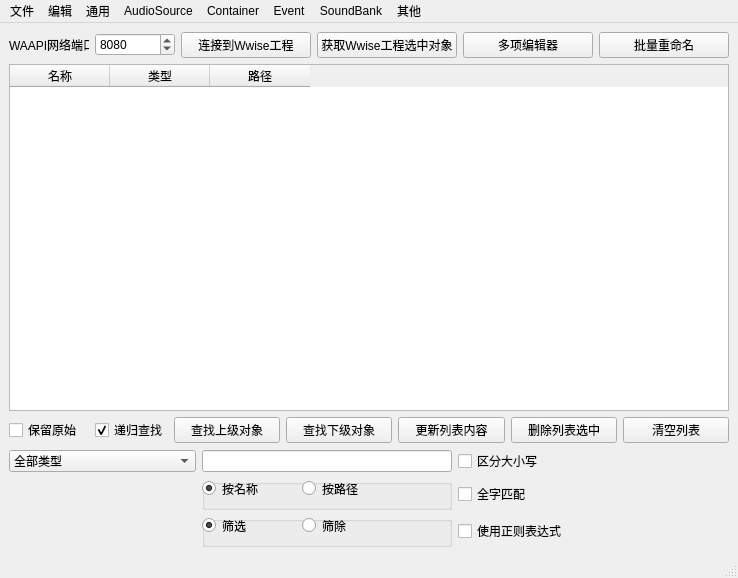
<?xml version="1.0" encoding="UTF-8"?>
<ui version="4.0">
 <class>MainWindow</class>
 <widget class="QMainWindow" name="MainWindow">
  <property name="geometry">
   <rect>
    <x>0</x>
    <y>0</y>
    <width>738</width>
    <height>578</height>
   </rect>
  </property>
  <property name="windowTitle">
   <string>WAAPI工具集</string>
  </property>
  <widget class="QWidget" name="centralwidget">
   <layout class="QVBoxLayout" name="verticalLayout">
    <item>
     <layout class="QHBoxLayout" name="horizontalLayout">
      <item>
       <widget class="QLabel" name="lblWaapiPort">
        <property name="maximumSize">
         <size>
          <width>80</width>
          <height>16777215</height>
         </size>
        </property>
        <property name="text">
         <string>WAAPI网络端口</string>
        </property>
       </widget>
      </item>
      <item>
       <widget class="QSpinBox" name="spbWaapiPort">
        <property name="maximumSize">
         <size>
          <width>80</width>
          <height>16777215</height>
         </size>
        </property>
        <property name="minimum">
         <number>1000</number>
        </property>
        <property name="maximum">
         <number>9999</number>
        </property>
        <property name="value">
         <number>8080</number>
        </property>
       </widget>
      </item>
      <item>
       <widget class="QPushButton" name="btnWaapiConnect">
        <property name="text">
         <string>连接到Wwise工程</string>
        </property>
       </widget>
      </item>
      <item>
       <widget class="QPushButton" name="btnGetSelectedObjects">
        <property name="text">
         <string>获取Wwise工程选中对象</string>
        </property>
       </widget>
      </item>
      <item>
       <widget class="QPushButton" name="btnMultiEditor">
        <property name="text">
         <string>多项编辑器</string>
        </property>
       </widget>
      </item>
      <item>
       <widget class="QPushButton" name="btnBatchRename">
        <property name="text">
         <string>批量重命名</string>
        </property>
       </widget>
      </item>
     </layout>
    </item>
    <item>
     <widget class="QTableWidget" name="tblActiveObjects">
      <property name="editTriggers">
       <set>QAbstractItemView::NoEditTriggers</set>
      </property>
      <column>
       <property name="text">
        <string>名称</string>
       </property>
      </column>
      <column>
       <property name="text">
        <string>类型</string>
       </property>
      </column>
      <column>
       <property name="text">
        <string>路径</string>
       </property>
      </column>
     </widget>
    </item>
    <item>
     <layout class="QHBoxLayout" name="horizontalLayout_2">
      <item>
       <widget class="QCheckBox" name="cbxKeepSelf">
        <property name="maximumSize">
         <size>
          <width>80</width>
          <height>16777215</height>
         </size>
        </property>
        <property name="text">
         <string>保留原始</string>
        </property>
       </widget>
      </item>
      <item>
       <widget class="QCheckBox" name="cbxRecursiveFind">
        <property name="sizePolicy">
         <sizepolicy hsizetype="Fixed" vsizetype="Fixed">
          <horstretch>0</horstretch>
          <verstretch>0</verstretch>
         </sizepolicy>
        </property>
        <property name="text">
         <string>递归查找</string>
        </property>
        <property name="checked">
         <bool>true</bool>
        </property>
       </widget>
      </item>
      <item>
       <widget class="QPushButton" name="btnFindParent">
        <property name="text">
         <string>查找上级对象</string>
        </property>
       </widget>
      </item>
      <item>
       <widget class="QPushButton" name="btnFindChildren">
        <property name="text">
         <string>查找下级对象</string>
        </property>
       </widget>
      </item>
      <item>
       <widget class="QPushButton" name="btnUpdateObjects">
        <property name="text">
         <string>更新列表内容</string>
        </property>
       </widget>
      </item>
      <item>
       <widget class="QPushButton" name="btnRemoveSelection">
        <property name="text">
         <string>删除列表选中</string>
        </property>
       </widget>
      </item>
      <item>
       <widget class="QPushButton" name="btnClearObjects">
        <property name="text">
         <string>清空列表</string>
        </property>
       </widget>
      </item>
     </layout>
    </item>
    <item>
     <layout class="QGridLayout" name="gridLayout">
      <item row="0" column="0">
       <widget class="QComboBox" name="cbbDescendantType">
        <property name="sizePolicy">
         <sizepolicy hsizetype="Preferred" vsizetype="Fixed">
          <horstretch>0</horstretch>
          <verstretch>0</verstretch>
         </sizepolicy>
        </property>
        <item>
         <property name="text">
          <string>全部类型</string>
         </property>
        </item>
        <item>
         <property name="text">
          <string>Action</string>
         </property>
        </item>
        <item>
         <property name="text">
          <string>ActorMixer</string>
         </property>
        </item>
        <item>
         <property name="text">
          <string>AudioFileSource</string>
         </property>
        </item>
        <item>
         <property name="text">
          <string>AuxBus</string>
         </property>
        </item>
        <item>
         <property name="text">
          <string>BlendContainer</string>
         </property>
        </item>
        <item>
         <property name="text">
          <string>Bus</string>
         </property>
        </item>
        <item>
         <property name="text">
          <string>Event</string>
         </property>
        </item>
        <item>
         <property name="text">
          <string>Folder</string>
         </property>
        </item>
        <item>
         <property name="text">
          <string>GameParameter</string>
         </property>
        </item>
        <item>
         <property name="text">
          <string>MusicPlaylistContainer</string>
         </property>
        </item>
        <item>
         <property name="text">
          <string>MusicSegment</string>
         </property>
        </item>
        <item>
         <property name="text">
          <string>MusicSwitchContainer</string>
         </property>
        </item>
        <item>
         <property name="text">
          <string>MusicTrack</string>
         </property>
        </item>
        <item>
         <property name="text">
          <string>RandomSequenceContainer</string>
         </property>
        </item>
        <item>
         <property name="text">
          <string>Sound</string>
         </property>
        </item>
        <item>
         <property name="text">
          <string>SoundBank</string>
         </property>
        </item>
        <item>
         <property name="text">
          <string>State</string>
         </property>
        </item>
        <item>
         <property name="text">
          <string>Switch</string>
         </property>
        </item>
        <item>
         <property name="text">
          <string>SwitchContainer</string>
         </property>
        </item>
        <item>
         <property name="text">
          <string>WorkUnit</string>
         </property>
        </item>
       </widget>
      </item>
      <item row="4" column="2">
       <layout class="QGridLayout" name="gridLayout_9"/>
      </item>
      <item row="0" column="1">
       <widget class="QLineEdit" name="iptSelectionFilter">
        <property name="sizePolicy">
         <sizepolicy hsizetype="Minimum" vsizetype="Fixed">
          <horstretch>0</horstretch>
          <verstretch>0</verstretch>
         </sizepolicy>
        </property>
        <property name="minimumSize">
         <size>
          <width>200</width>
          <height>0</height>
         </size>
        </property>
        <property name="inputMask">
         <string/>
        </property>
        <property name="text">
         <string extracomment="筛选文本"/>
        </property>
       </widget>
      </item>
      <item row="4" column="3">
       <layout class="QGridLayout" name="gridLayout_10"/>
      </item>
      <item row="1" column="1">
       <widget class="QGroupBox" name="groupBox">
        <property name="sizePolicy">
         <sizepolicy hsizetype="Minimum" vsizetype="Preferred">
          <horstretch>0</horstretch>
          <verstretch>0</verstretch>
         </sizepolicy>
        </property>
        <property name="minimumSize">
         <size>
          <width>250</width>
          <height>20</height>
         </size>
        </property>
        <property name="autoFillBackground">
         <bool>false</bool>
        </property>
        <property name="title">
         <string/>
        </property>
        <widget class="QRadioButton" name="rbnFilterByName">
         <property name="geometry">
          <rect>
           <x>0</x>
           <y>0</y>
           <width>81</width>
           <height>19</height>
          </rect>
         </property>
         <property name="focusPolicy">
          <enum>Qt::NoFocus</enum>
         </property>
         <property name="text">
          <string>按名称</string>
         </property>
         <property name="checked">
          <bool>true</bool>
         </property>
        </widget>
        <widget class="QRadioButton" name="rbnFilterByPath">
         <property name="geometry">
          <rect>
           <x>100</x>
           <y>0</y>
           <width>81</width>
           <height>19</height>
          </rect>
         </property>
         <property name="sizePolicy">
          <sizepolicy hsizetype="Minimum" vsizetype="Preferred">
           <horstretch>0</horstretch>
           <verstretch>0</verstretch>
          </sizepolicy>
         </property>
         <property name="text">
          <string>按路径</string>
         </property>
        </widget>
       </widget>
      </item>
      <item row="2" column="1">
       <widget class="QGroupBox" name="groupBox_2">
        <property name="sizePolicy">
         <sizepolicy hsizetype="Minimum" vsizetype="Preferred">
          <horstretch>0</horstretch>
          <verstretch>0</verstretch>
         </sizepolicy>
        </property>
        <property name="minimumSize">
         <size>
          <width>250</width>
          <height>20</height>
         </size>
        </property>
        <property name="title">
         <string/>
        </property>
        <widget class="QRadioButton" name="rbnFilterByInclude">
         <property name="geometry">
          <rect>
           <x>0</x>
           <y>0</y>
           <width>81</width>
           <height>19</height>
          </rect>
         </property>
         <property name="text">
          <string>筛选</string>
         </property>
         <property name="checked">
          <bool>true</bool>
         </property>
        </widget>
        <widget class="QRadioButton" name="rbnFilterByExclude">
         <property name="geometry">
          <rect>
           <x>100</x>
           <y>0</y>
           <width>91</width>
           <height>19</height>
          </rect>
         </property>
         <property name="text">
          <string>筛除</string>
         </property>
        </widget>
       </widget>
      </item>
      <item row="0" column="2">
       <widget class="QCheckBox" name="cbxCaseSensitive">
        <property name="sizePolicy">
         <sizepolicy hsizetype="Fixed" vsizetype="Fixed">
          <horstretch>0</horstretch>
          <verstretch>0</verstretch>
         </sizepolicy>
        </property>
        <property name="text">
         <string>区分大小写</string>
        </property>
       </widget>
      </item>
      <item row="1" column="2">
       <widget class="QCheckBox" name="cbxMatchWholeWord">
        <property name="sizePolicy">
         <sizepolicy hsizetype="Minimum" vsizetype="Fixed">
          <horstretch>0</horstretch>
          <verstretch>0</verstretch>
         </sizepolicy>
        </property>
        <property name="sizeIncrement">
         <size>
          <width>0</width>
          <height>0</height>
         </size>
        </property>
        <property name="text">
         <string>全字匹配</string>
        </property>
       </widget>
      </item>
      <item row="2" column="2">
       <widget class="QCheckBox" name="cbxUseRegularExpression">
        <property name="sizePolicy">
         <sizepolicy hsizetype="Fixed" vsizetype="Fixed">
          <horstretch>0</horstretch>
          <verstretch>0</verstretch>
         </sizepolicy>
        </property>
        <property name="text">
         <string>使用正则表达式</string>
        </property>
       </widget>
      </item>
      <item row="0" column="3">
       <widget class="QLabel" name="label">
        <property name="text">
         <string/>
        </property>
       </widget>
      </item>
     </layout>
    </item>
   </layout>
  </widget>
  <widget class="QMenuBar" name="menubar">
   <property name="geometry">
    <rect>
     <x>0</x>
     <y>0</y>
     <width>738</width>
     <height>23</height>
    </rect>
   </property>
   <widget class="QMenu" name="mnuAudioSource">
    <property name="title">
     <string>AudioSource</string>
    </property>
    <addaction name="actApplyEditsToOriginal"/>
    <addaction name="actResetSourceEdits"/>
    <addaction name="actTrimTailSilence"/>
    <addaction name="separator"/>
    <addaction name="actRenameOriginalToWwise"/>
    <addaction name="actDeleteUnusedAKDFiles"/>
    <addaction name="actLocalizeLanguages"/>
   </widget>
   <widget class="QMenu" name="mnuLogicContainers">
    <property name="title">
     <string>Container</string>
    </property>
    <widget class="QMenu" name="mnuSwitchContainer">
     <property name="title">
      <string>Switch Container</string>
     </property>
     <addaction name="actAssignSwitchMappings"/>
     <addaction name="actRemoveAllSwitchAssignments"/>
    </widget>
    <addaction name="actBreakContainer"/>
    <addaction name="actReplaceParent"/>
    <addaction name="actApplyFaderEditsDownstream"/>
    <addaction name="mnuSwitchContainer"/>
    <addaction name="actSplitByNetRole"/>
   </widget>
   <widget class="QMenu" name="mnuSoundBank">
    <property name="title">
     <string>SoundBank</string>
    </property>
    <widget class="QMenu" name="mnuSetInclusionTo">
     <property name="title">
      <string>调整包含内容</string>
     </property>
     <addaction name="actIncludeMediaOnly"/>
     <addaction name="actIncludeEventsAndStructures"/>
     <addaction name="actIncludeAll"/>
    </widget>
    <addaction name="actAddToSelectedBank"/>
    <addaction name="actCreateOrAddToBank"/>
    <addaction name="actBankAssignmentMatrix"/>
    <addaction name="separator"/>
    <addaction name="actClearInclusions"/>
    <addaction name="actCalculateBankSize"/>
    <addaction name="mnuSetInclusionTo"/>
   </widget>
   <widget class="QMenu" name="mnuCommon">
    <property name="title">
     <string>通用</string>
    </property>
    <widget class="QMenu" name="menuRename">
     <property name="title">
      <string>改变命名规则</string>
     </property>
     <addaction name="actChangeToTitleCase"/>
     <addaction name="actChangeToLowerCase"/>
     <addaction name="actChangeToUpperCase"/>
    </widget>
    <widget class="QMenu" name="mnuConvertToType">
     <property name="title">
      <string>改变类型为</string>
     </property>
     <addaction name="actConvertToWorkUnit"/>
     <addaction name="actConvertToVirtualFolder"/>
     <addaction name="actConvertToActorMixer"/>
     <addaction name="actConvertToBlendContainer"/>
     <addaction name="actConvertToRandomSequenceContainer"/>
     <addaction name="actConvertToSwitchContainer"/>
    </widget>
    <addaction name="mnuConvertToType"/>
    <addaction name="menuRename"/>
    <addaction name="separator"/>
    <addaction name="actMoveListToSelection"/>
    <addaction name="actCopySelectionToList"/>
    <addaction name="separator"/>
    <addaction name="actBatchReplaceTool"/>
   </widget>
   <widget class="QMenu" name="menuEvent">
    <property name="title">
     <string>Event</string>
    </property>
    <addaction name="actCreatePlayEvent"/>
   </widget>
   <widget class="QMenu" name="mnuFile">
    <property name="title">
     <string>文件</string>
    </property>
    <addaction name="actImportFromFile"/>
    <addaction name="actExportToFile"/>
   </widget>
   <widget class="QMenu" name="mnuEdit">
    <property name="title">
     <string>编辑</string>
    </property>
    <widget class="QMenu" name="mnuFilterByInclusion">
     <property name="title">
      <string>筛选</string>
     </property>
     <addaction name="actFilterIncluded"/>
     <addaction name="actFilterExcluded"/>
    </widget>
    <widget class="QMenu" name="mnuSetInclusion">
     <property name="title">
      <string>设为</string>
     </property>
     <addaction name="actSetIncluded"/>
     <addaction name="actSetExcluded"/>
    </widget>
    <addaction name="actUndo"/>
    <addaction name="actRedo"/>
    <addaction name="separator"/>
    <addaction name="mnuFilterByInclusion"/>
    <addaction name="mnuSetInclusion"/>
    <addaction name="actDeleteObjects"/>
   </widget>
   <widget class="QMenu" name="menu">
    <property name="title">
     <string>其他</string>
    </property>
    <addaction name="actTempTool"/>
    <addaction name="actUnityResourceManager"/>
   </widget>
   <addaction name="mnuFile"/>
   <addaction name="mnuEdit"/>
   <addaction name="mnuCommon"/>
   <addaction name="mnuAudioSource"/>
   <addaction name="mnuLogicContainers"/>
   <addaction name="menuEvent"/>
   <addaction name="mnuSoundBank"/>
   <addaction name="menu"/>
  </widget>
  <widget class="QStatusBar" name="statusbar"/>
  <action name="actionEnable">
   <property name="text">
    <string>Enable</string>
   </property>
  </action>
  <action name="actionDisable">
   <property name="text">
    <string>Disable</string>
   </property>
  </action>
  <action name="actionEnable_2">
   <property name="text">
    <string>Enable</string>
   </property>
  </action>
  <action name="actionDisable_2">
   <property name="text">
    <string>Disable</string>
   </property>
  </action>
  <action name="actApplyEditsToOriginal">
   <property name="text">
    <string>应用剪辑至源文件</string>
   </property>
  </action>
  <action name="actResetSourceEdits">
   <property name="text">
    <string>重置剪辑</string>
   </property>
  </action>
  <action name="actAssignSwitchMappings">
   <property name="text">
    <string>自动分配</string>
   </property>
  </action>
  <action name="actionEnable_3">
   <property name="text">
    <string>Enable</string>
   </property>
  </action>
  <action name="actionDisable_3">
   <property name="text">
    <string>Disable</string>
   </property>
  </action>
  <action name="actDeleteObjects">
   <property name="text">
    <string>删除</string>
   </property>
  </action>
  <action name="actCalculateBankSize">
   <property name="text">
    <string>计算媒体资源大小</string>
   </property>
  </action>
  <action name="actCreateOrAddToBank">
   <property name="text">
    <string>为每个对象创建或加入Bank</string>
   </property>
  </action>
  <action name="actionPlay">
   <property name="text">
    <string>Play</string>
   </property>
  </action>
  <action name="actionStop">
   <property name="text">
    <string>Stop</string>
   </property>
  </action>
  <action name="actionPause">
   <property name="text">
    <string>Pause</string>
   </property>
  </action>
  <action name="actionBreak">
   <property name="text">
    <string>Break</string>
   </property>
  </action>
  <action name="actChangeToTitleCase">
   <property name="text">
    <string>首字母大写</string>
   </property>
  </action>
  <action name="actChangeToLowerCase">
   <property name="text">
    <string>全小写</string>
   </property>
  </action>
  <action name="actChangeToUpperCase">
   <property name="text">
    <string>全大写</string>
   </property>
  </action>
  <action name="actMultiEditor">
   <property name="text">
    <string>Multi Editor</string>
   </property>
  </action>
  <action name="actBatchRenamer">
   <property name="text">
    <string>Batch Rename</string>
   </property>
  </action>
  <action name="actMoveListToSelection">
   <property name="text">
    <string>列表移至工程选中</string>
   </property>
  </action>
  <action name="actUndo">
   <property name="text">
    <string>撤销</string>
   </property>
  </action>
  <action name="actRedo">
   <property name="text">
    <string>重做</string>
   </property>
  </action>
  <action name="actCreatePlayEvent">
   <property name="text">
    <string>创建播放事件</string>
   </property>
  </action>
  <action name="actReplaceSourceFiles">
   <property name="text">
    <string>Replace Source Files</string>
   </property>
  </action>
  <action name="actRemoveAllSwitchAssignments">
   <property name="text">
    <string>清空分配</string>
   </property>
  </action>
  <action name="actConvertToWorkUnit">
   <property name="text">
    <string>Work Unit</string>
   </property>
  </action>
  <action name="actConvertToVirtualFolder">
   <property name="text">
    <string>Virtual Folder</string>
   </property>
  </action>
  <action name="actConvertToSwitchContainer">
   <property name="text">
    <string>Switch Container</string>
   </property>
  </action>
  <action name="actConvertToRandomSequenceContainer">
   <property name="text">
    <string>Random/Sequence Container</string>
   </property>
  </action>
  <action name="actConvertToBlendContainer">
   <property name="text">
    <string>Blend Container</string>
   </property>
  </action>
  <action name="actConvertToActorMixer">
   <property name="text">
    <string>Actor Mixer</string>
   </property>
  </action>
  <action name="actBankAssignmentMatrix">
   <property name="text">
    <string>自动映射分配工具</string>
   </property>
  </action>
  <action name="actAddToSelectedBank">
   <property name="text">
    <string>添加列表到选中的Bank</string>
   </property>
  </action>
  <action name="actRenameOriginalToWwise">
   <property name="text">
    <string>重命名源文件</string>
   </property>
  </action>
  <action name="actDeleteUnusedAKDFiles">
   <property name="text">
    <string>删除多余AKD文件</string>
   </property>
  </action>
  <action name="actClearInclusions">
   <property name="text">
    <string>清除包含内容</string>
   </property>
  </action>
  <action name="actBreakContainer">
   <property name="text">
    <string>拆除结构</string>
   </property>
  </action>
  <action name="actAddToSameNameBank">
   <property name="text">
    <string>Add to Same Name Bank</string>
   </property>
  </action>
  <action name="actSetInclusionToMediaOnly">
   <property name="text">
    <string>Set Inclusion to Media Only</string>
   </property>
  </action>
  <action name="actIncludeMediaOnly">
   <property name="text">
    <string>仅媒体</string>
   </property>
  </action>
  <action name="actIncludeEventsAndStructures">
   <property name="text">
    <string>事件与结构</string>
   </property>
  </action>
  <action name="actIncludeAll">
   <property name="text">
    <string>全部</string>
   </property>
  </action>
  <action name="actApplyFaderEditsDownstream">
   <property name="text">
    <string>混音向下汇总</string>
   </property>
  </action>
  <action name="actSplitByNetRole">
   <property name="text">
    <string>按照1P/2P/3P拆分</string>
   </property>
  </action>
  <action name="actImportFromFile">
   <property name="text">
    <string>导入</string>
   </property>
  </action>
  <action name="actExportToFile">
   <property name="text">
    <string>导出</string>
   </property>
  </action>
  <action name="actCopySelectionToList">
   <property name="text">
    <string>复制工程选中到列表</string>
   </property>
  </action>
  <action name="actWwiseSilenceAdd">
   <property name="text">
    <string>添加Wwise Silence</string>
   </property>
  </action>
  <action name="actWwiseSilenceRemove">
   <property name="text">
    <string>删除Wwise Silence</string>
   </property>
  </action>
  <action name="actReplaceEventNames">
   <property name="text">
    <string>Replace Event Names</string>
   </property>
  </action>
  <action name="actBatchReplaceTool">
   <property name="text">
    <string>模板批量替换</string>
   </property>
  </action>
  <action name="actTrimTailSilence">
   <property name="text">
    <string>裁剪末尾冗余静音</string>
   </property>
  </action>
  <action name="actFilterIncluded">
   <property name="text">
    <string>启用</string>
   </property>
  </action>
  <action name="actSetIncluded">
   <property name="text">
    <string>启用</string>
   </property>
  </action>
  <action name="actSetExcluded">
   <property name="text">
    <string>禁用</string>
   </property>
  </action>
  <action name="actFilterExcluded">
   <property name="text">
    <string>禁用</string>
   </property>
  </action>
  <action name="actTempTool">
   <property name="text">
    <string>临时工具</string>
   </property>
  </action>
  <action name="actLocalizeLanguages">
   <property name="text">
    <string>导入本地化语言</string>
   </property>
  </action>
  <action name="actReplaceParent">
   <property name="text">
    <string>替换上层</string>
   </property>
  </action>
  <action name="actUnityResourceManager">
   <property name="text">
    <string>管理UnityResource文件</string>
   </property>
  </action>
 </widget>
 <resources/>
 <connections/>
 <slots>
  <slot>create_bank_per_object()</slot>
  <slot>calculate_bank_size()</slot>
  <slot>connect_to_wwise()</slot>
  <slot>apply_source_edits()</slot>
  <slot>assign_switch_container()</slot>
  <slot>filter_selection()</slot>
  <slot>select_descendants_by_type()</slot>
  <slot>apply_naming_convention()</slot>
  <slot>get_selected_objects(string)</slot>
  <slot>clear_object_list()</slot>
  <slot>open_in_multi_editor()</slot>
  <slot>delete_all_objects()</slot>
  <slot>reset_source_editor()</slot>
  <slot>enable_inclusion()</slot>
  <slot>disable_inclusion()</slot>
 </slots>
</ui>
